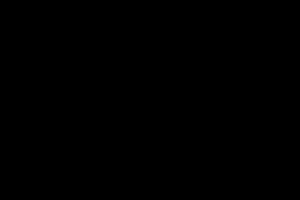
Frame 1 (no input)
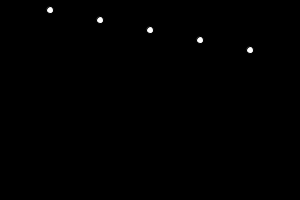
Frame 60 (the mouse pressed at the canvas centre just before this capture)
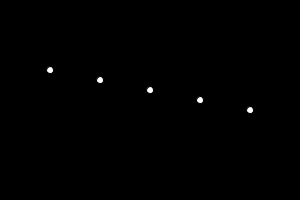
Frame 120 (the mouse held since frame 60 and released just before this capture)

The Processing sketch that drew these frames (run headless with seeded random() and noise(); from frame 60 on, the mouse is pressed at the canvas centre):

// Processing sketch: processing_104376
// ── processing_104376.pde

int[]x;
int[]y;

void setup() {
  size(300, 200);
  smooth();
  x = new int [5];
  y = new int [5];
  for (int i =0 ;i<x.length;i++) {
    x[i] = 50+50*i;
    y[i] = -50+10*i;
  }
}

void draw() {
  background(0);
  for (int i =0 ;i<x.length;i++) {
    y[i]+=1;
    ellipse(x[i], y[i], 7, 7);
    if (y[i]>height) {
      y[i]=0;
    }
  }
}
